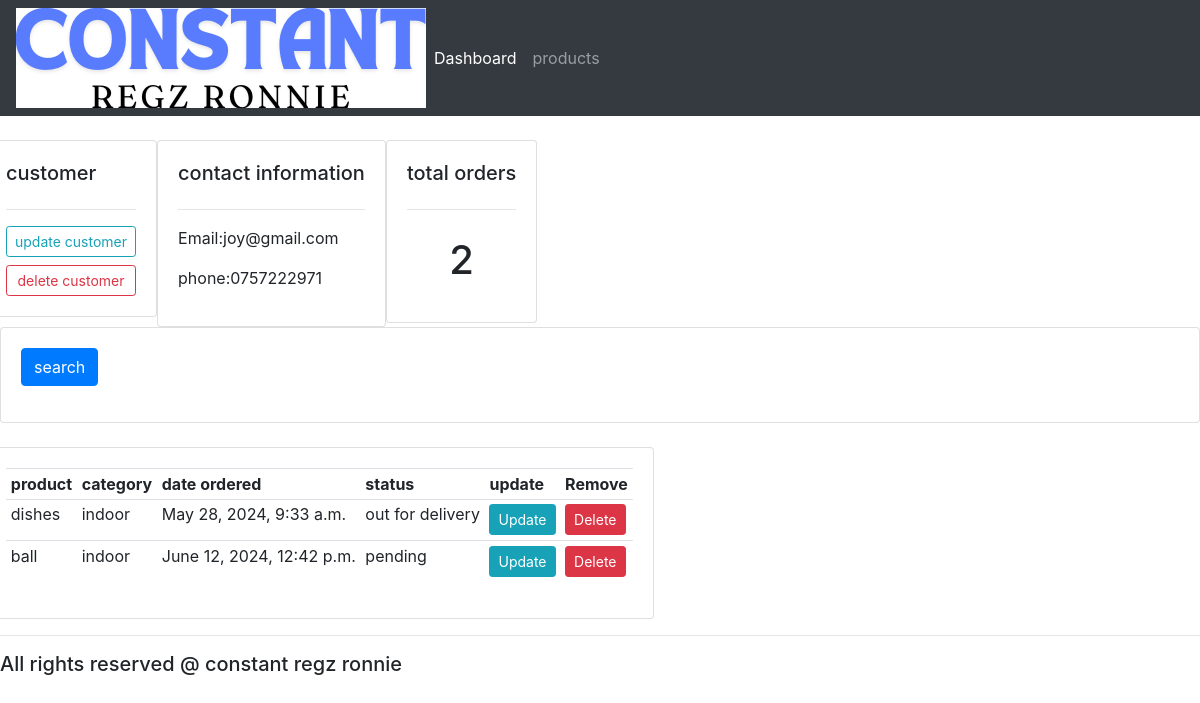
/customer/3/, run on the app's committed database.
### myapp/models.py (models this page shows, shortened)
class Customer(models.Model):
    name=models.CharField(max_length=200,null=True)
    phone=models.CharField(max_length=200,null=True)
    email=models.CharField(max_length=200,null=True)
    date_created=models.DateTimeField( auto_now_add=True, null=True)

class Order(models.Model):
        STATUS  =(
                 ('pending','pending'),
                 ('out for delivery','out for delivery'),
                 ('delivered','delivered'),
                )
        Customer= models.ForeignKey(Customer, null=True, on_delete= models.SET_NULL)
        Product=models.ForeignKey(Product, null=True, on_delete= models.SET_NULL)
        date_created=models.DateTimeField( auto_now_add=True, null=True)
        status=models.CharField(max_length=200,null=True, choices=STATUS )

class Product(models.Model):
        CATEGORY=(
                   ('indoor','indoor'),
                   ('outdoor','outdoor'),
                  )
        name=models.CharField(max_length=200,null=True)
        price=models.FloatField(null=True)
        category=models.CharField(max_length=200,null=True ,choices=CATEGORY)
        description=models.CharField(max_length=200,null=True ,blank=True)
        date_created=models.DateTimeField( auto_now_add=True, null=True )
        tags=models.ManyToManyField(Tag)
        def __str__(self) :
                 return self.name

### myapp/views.py (the view)
# urls.py: path('customer/<str:pk_test>/', views.customer,name="customer"),
def customer(request, pk_test):
    customer=Customer.objects.get(id=pk_test)
    orders= customer.order_set.all()
    order_count=orders.count()
    context={'customer':customer,'orders':orders,'order_count':order_count}
    return render(request,'accounts/customer.html',context)

### myapp/templates/accounts/customer.html (shortened to what this page needs)
{% extends "accounts/main.html" %}
{% block content%}
<div class="row">
    <div class="col-mod">
        <div class="card card-body">
        <h5>customer</h5>
        <hr>
            <a class="btn btn-outline-info btn-sm btn-block"href="">update customer</a>
            <a class="btn btn-outline-danger btn-sm btn-block"href="">delete customer</a>
        </div>
    </div>
    <div class="col-mod">
        <div class="card card-body">
        <h5>contact information</h5>
        <hr>
        <p>Email:{{customer.email}}</p>
        <p>phone:{{customer.phone}} </p>
        </div>
    </div>
    <div class="col-mod">
        <div class="card card-body">
        <h5>total orders</h5>
        <hr>
        <h1 style="text-align: center;padding:10px">{{order_count}}</h1>
        </div>
    </div>
</div>
<div class="row">
<div class="col">
    <div class="card card-body">
        <form method="get">
            <button class= "btn btn-primary" type="submit">search</button>
        </form>
    </div>
</div>
</div>
<div class= "row">
    <div class= "col-mod">
    <div class="card card-body">
        <table class="table table-sm">
            <tr>
                <th>product</th>
                <th>category</th>
                <th>date ordered</th>
                <th> status</th>
                <th>update</th>
                <th>Remove</th>
            </tr>
         {%for order in orders%}
         <tr>
         <td>{{order.Product}}</td>
         <td>{{order.Product.category}}</td>
         <td>{{order.date_created}}</td>
         <td>{{order.status}}</td>
         <td><a class="btn btn-sm  btn-info"href="{% url 'update_order' order.id %}">Update</td>
         <td><a class="btn btn-sm  btn-danger"href="{% url 'delete_order' order.id %}">Delete</td>
         </tr>
         {%endfor%}
        </table>
</div>
</div>
</div>
{% endblock%}

### static/css/main.css (style rules this page uses)
body { background-color:#7CD1C0; }

### data on the page
Customer: email "joy@gmail.com", phone "0757222971"
Order: Product "dishes", Product.category "indoor", date_created "May 28, 2024, 9:33 a.m.", status "out for delivery"
Order: Product "ball", Product.category "indoor", date_created "June 12, 2024, 12:42 p.m.", status "pending"

### other printed values
{{ order_count }} "2"
